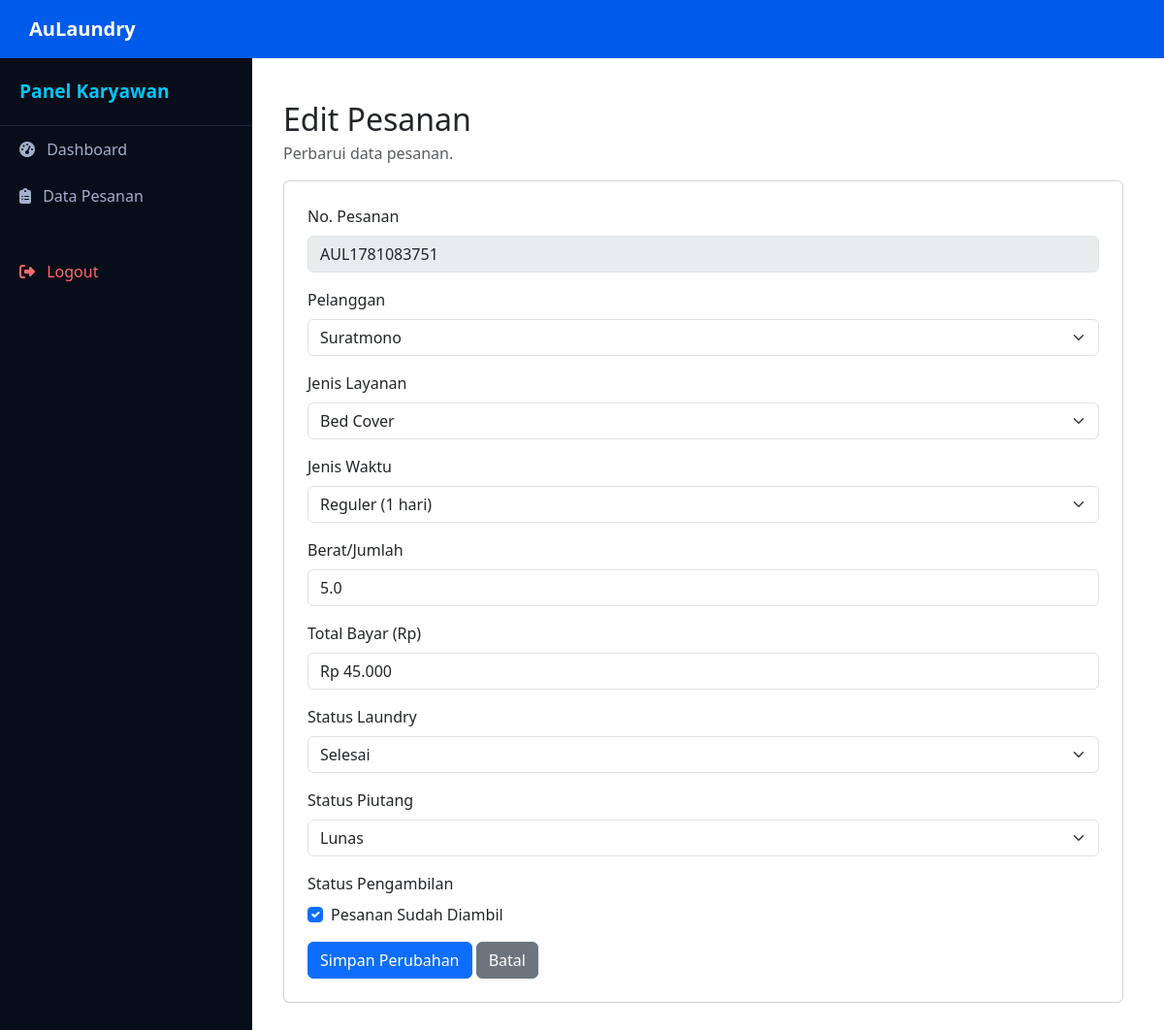
The app's page /pages/karyawan/edit_pesanan.php?id=14 (signed in) with its own data.
### tables this page shows
CREATE TABLE `pesanan` (
  `id_pesanan` int(11) NOT NULL,
  `no_pesanan` varchar(20) NOT NULL,
  `id_pelanggan` int(11) NOT NULL,
  `id_kurir` int(11) DEFAULT NULL,
  `jenis_layanan` varchar(50) NOT NULL,
  `berat_kg` decimal(5,1) NOT NULL,
  `total_bayar` int(11) NOT NULL,
  `metode_bayar` enum('Cash','E-Wallet') DEFAULT 'Cash',
  `status_laundry` enum('Menunggu','Diproses','Selesai') DEFAULT 'Menunggu',
  `status_piutang` enum('Lunas','Belum Lunas') DEFAULT 'Lunas',
  `tgl_masuk` timestamp NOT NULL DEFAULT current_timestamp(),
  `tgl_selesai` timestamp NULL DEFAULT NULL,
  `pesanan_diambil` tinyint(1) NOT NULL DEFAULT 0,
  `created_at` timestamp NOT NULL DEFAULT current_timestamp(),
  `updated_at` timestamp NOT NULL DEFAULT current_timestamp() ON UPDATE current_timestamp(),
  `jenis_waktu` varchar(20) NOT NULL,
  `catatan` text DEFAULT NULL
);

CREATE TABLE `pelanggan` (
  `id_pelanggan` int(11) NOT NULL,
  `nama_pelanggan` varchar(100) NOT NULL,
  `alamat` text NOT NULL,
  `no_hp` varchar(20) NOT NULL,
  `username` varchar(50) NOT NULL,
  `password` varchar(255) NOT NULL,
  `reset_token` varchar(255) DEFAULT NULL,
  `created_at` timestamp NOT NULL DEFAULT current_timestamp(),
  `updated_at` timestamp NOT NULL DEFAULT current_timestamp() ON UPDATE current_timestamp()
);

### config/database.php (called while the page is built, shortened)
<?php
$pdo = null;
function db() {
    global $pdo;
    if ($pdo === null) {
        $host    = 'localhost';
        $dbname  = 'db_aulaundry';
        $user    = 'root';
        $pass    = '';
        $charset = 'utf8mb4';
        $dsn = "mysql:host=$host;dbname=$dbname;charset=$charset";
        $options = [
            PDO::ATTR_ERRMODE            => PDO::ERRMODE_EXCEPTION,
            PDO::ATTR_DEFAULT_FETCH_MODE => PDO::FETCH_ASSOC,
            PDO::ATTR_EMULATE_PREPARES   => false,
        ];
        try {
            $pdo = new PDO($dsn, $user, $pass, $options);
        } catch (PDOException $e) {
            die("Koneksi database gagal: " . $e->getMessage());
        }
    }
    return $pdo;
}

### pages/karyawan/edit_pesanan.php (the view, shortened to what this page needs)
<?php
$baseUrl = '/aulaundry';
$id = (int)($_GET['id'] ?? 0);
$stmt = db()->prepare("SELECT * FROM pesanan WHERE id_pesanan = ?");
$stmt->execute([$id]);
$pesanan = $stmt->fetch();
$pelangganList = db()->query("SELECT id_pelanggan, nama_pelanggan FROM pelanggan ORDER BY nama_pelanggan ASC")->fetchAll();
$daftarLayanan = [
    'Lengkap', 'Setrika', 'Cuci Kering', 'Cuci Basah',
    'Jas Lengkap', 'Jas Atasan', 'Sepatu Besar', 'Sepatu Anak-anak',
    'Bed Cover', 'Bantal Guling Besar', 'Bantal Guling Kecil',
    'Sprei/Selimut', 'Karpet Tebal', 'Karpet Tipis', 'Helm'
];
$daftarWaktu = [
    'Ekspres' => 'Ekspres (3 jam)',
    'Cepat'   => 'Cepat (6 jam)',
    'Reguler' => 'Reguler (1 hari)',
    'Hemat'   => 'Hemat (3 hari)',
];
include __DIR__ . '/../../includes/header.php';
include __DIR__ . '/../../includes/sidebar.php';
?>
<main class="main-content">
    <div class="container-fluid py-4">
        <h2 class="mb-1">Edit Pesanan</h2>
        <p class="text-muted">Perbarui data pesanan.</p>
        <div class="card p-4">
            <form action="<?= $baseUrl ?>/actions/pesanan/edit.php" method="POST" id="formPesanan">
                <div class="mb-3">
                    <label for="no_pesanan" class="form-label">No. Pesanan</label>
                    <input type="text" class="form-control" value="<?= htmlspecialchars($pesanan['no_pesanan']) ?>" disabled>
                </div>
                <div class="mb-3">
                    <label for="id_pelanggan" class="form-label">Pelanggan</label>
                    <select name="id_pelanggan" id="id_pelanggan" class="form-select" required>
                        <?php foreach ($pelangganList as $pel): ?>
                            <option value="<?= $pel['id_pelanggan'] ?>" <?= $pel['id_pelanggan'] == $pesanan['id_pelanggan'] ? 'selected' : '' ?>>
                                <?= htmlspecialchars($pel['nama_pelanggan']) ?>
                            </option>
                        <?php endforeach; ?>
                    </select>
                </div>
                <div class="mb-3">
                    <label for="jenis_layanan" class="form-label">Jenis Layanan</label>
                    <select name="jenis_layanan" id="jenis_layanan" class="form-select" required>
                        <?php foreach ($daftarLayanan as $layanan): ?>
                            <option value="<?= $layanan ?>" <?= $pesanan['jenis_layanan'] === $layanan ? 'selected' : '' ?>>
                                <?= $layanan ?>
                            </option>
                        <?php endforeach; ?>
                    </select>
                </div>
                <div class="mb-3">
                    <label for="jenis_waktu" class="form-label">Jenis Waktu</label>
                    <select name="jenis_waktu" id="jenis_waktu" class="form-select" required>
                        <?php foreach ($daftarWaktu as $key => $label): ?>
                            <option value="<?= $key ?>" <?= $pesanan['jenis_waktu'] === $key ? 'selected' : '' ?>>
                                <?= $label ?>
                            </option>
                        <?php endforeach; ?>
                    </select>
                </div>
                <div class="mb-3">
                    <label for="berat" class="form-label">Berat/Jumlah</label>
                    <input type="number" step="0.1" min="0.1" name="berat" id="berat" class="form-control" value="<?= htmlspecialchars($pesanan['berat_kg']) ?>" required>
                </div>
                <div class="mb-3">
                    <label for="total_bayar_display" class="form-label">Total Bayar (Rp)</label>
                    <input type="text" id="total_bayar_display" class="form-control" readonly>
                </div>
                <div class="mb-3">
                    <label for="status_laundry" class="form-label">Status Laundry</label>
                    <select name="status_laundry" id="status_laundry" class="form-select" required>
                        <option value="Selesai" <?= $pesanan['status_laundry'] === 'Selesai' ? 'selected' : '' ?>>Selesai</option>
                    </select>
                </div>
                <div class="mb-3">
                    <label for="status_piutang" class="form-label">Status Piutang</label>
                    <select name="status_piutang" id="status_piutang" class="form-select" required>
                        <option value="Lunas" <?= $pesanan['status_piutang'] === 'Lunas' ? 'selected' : '' ?>>Lunas</option>
                    </select>
                </div>
                <div class="mb-3">
                    <label for="pesanan_diambil" class="form-label">Status Pengambilan</label>
                    <div class="form-check">
                        <input type="checkbox" name="pesanan_diambil" id="pesanan_diambil" class="form-check-input" value="1" <?= $pesanan['pesanan_diambil'] ? 'checked' : '' ?>>
                        <label for="pesanan_diambil" class="form-check-label">Pesanan Sudah Diambil</label>
                    </div>
                </div>
                <button type="submit" class="btn btn-primary">Simpan Perubahan</button>
                <a href="<?= $baseUrl ?>/pages/admin/data_pesanan.php" class="btn btn-secondary">Batal</a>
            </form>
        </div>
    </div>
</main>
<?php include __DIR__ . '/../../includes/footer.php'; ?>

### includes/header.php (style rules this page uses)
body, html { height: 100%; margin: 0; overflow-x: hidden; font-family: 'Segoe UI', Tahoma, Geneva, Verdana, sans-serif; }

### pages/karyawan/edit_pesanan.php (style rules this page uses)
.main-content { margin-left: 250px; padding-top: 80px; padding-bottom: 30px; padding-left: 30px; padding-right: 30px; min-height: 100vh; }

### records on screen
pesanan: no_pesanan "AUL1781083751", id_pelanggan "Suratmono", jenis_layanan "Bed Cover", jenis_waktu "Reguler (1 hari)", berat "5.0", status_laundry "Selesai", status_piutang "Lunas", pesanan_diambil "☑"

### other values on screen
$role "Karyawan"
